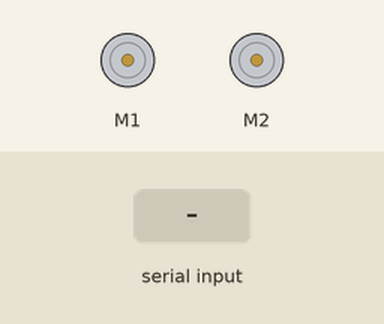
This sketch was run on a simulated Arduino Uno, built with avr-gcc and run on an emulated ATmega328P. On the bench: 2 × DC motor (green arrow = forward, orange = backward, longer = faster). Inputs (shaded band) come from the test bench.

Above: at 1.2 s.
1.3 s: "forward" received over Serial
At 1.8 s:
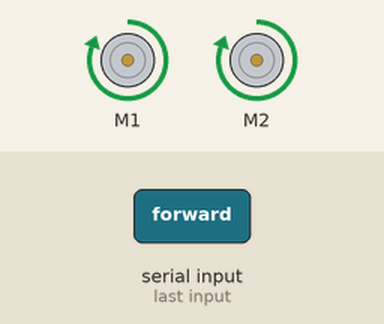
3.4 s: "backward" received over Serial
At 3.9 s:
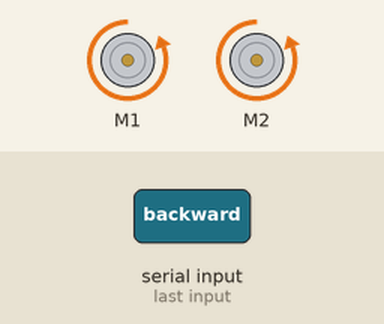
5.5 s: "right" received over Serial
At 6.0 s:
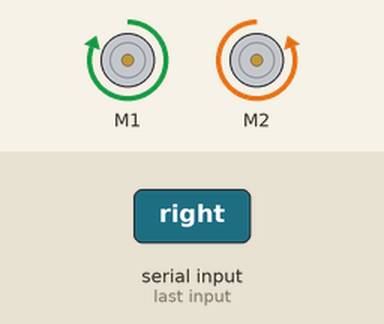
7.6 s: "left" received over Serial
At 8.1 s:
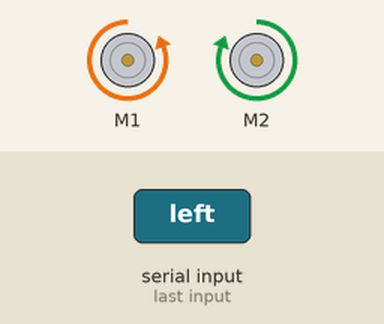
Timing chart, 0 to 10.6 s (numbered marks = the images above; inputs shaded):
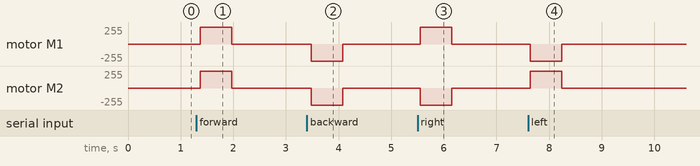

Measured:
- after the input at 1.3 s, motor M1, motor M2: stopped → forward 255/255 after 0.07 s, → stopped 0.60 s later
- after the input at 3.4 s, motor M1, motor M2: stopped → backward 255/255 after 0.08 s, → stopped 0.60 s later
- after the input at 5.5 s, motor M1: stopped → forward 255/255 after 0.05 s, → stopped 0.60 s later; motor M2: stopped → backward 255/255 after 0.05 s, → stopped 0.60 s later
- after the input at 7.6 s, motor M1: stopped → backward 255/255 at once, → stopped 0.60 s later; motor M2: stopped → forward 255/255 at once, → stopped 0.60 s later

The sketch:

voice_cr.ino
```cpp
#include <AFMotor.h>

//initial motors pin
AF_DCMotor motor2(2, MOTOR12_1KHZ);
AF_DCMotor motor1(1, MOTOR12_1KHZ);

String voice;

void setup()
{
  Serial.begin(9600);  //Set the baud rate to your Bluetooth module.
}

void loop(){
    while (Serial.available()){ //Check if there is an available byte to read
     delay(10); //Delay added to make thing stable
    char c = Serial.read(); //Conduct a serial read
    if (c == '#') {break;} //Exit the loop when the # is detected after the word
    voice += c; //Shorthand for voice = voice + c
  }
  if (voice.length() > 0){
    if(voice == "forward"){
      forward();
      }
    else if(voice == "backward"){
      backward();
      }
    else if(voice == "right") {
      right();
    }
    else if(voice == "left") {
      left();
    }
    else if(voice =="stop") {
      Stop();
    }
  voice=""; //Reset the variable after initiating
  }
}

void forward()
{
  motor1.setSpeed(255); //Define maximum velocity
  motor1.run(FORWARD); //rotate the motor clockwise
  motor2.setSpeed(255);//Define maximum velocity
  motor2.run(FORWARD); //rotate the motor clockwise
  delay(600);
  motor1.run(RELEASE);
  motor2.run(RELEASE);
}

void backward()
{
  motor1.setSpeed(255); //Define maximum velocity
  motor1.run(BACKWARD); //rotate the motor anti-clockwise
  motor2.setSpeed(255); //Define maximum velocity
  motor2.run(BACKWARD); //rotate the motor anti-clockwise
  delay(600);
  motor1.run(RELEASE);
  motor2.run(RELEASE);
}

void left()
{
  motor1.setSpeed(255); //Define maximum velocity
  motor1.run(BACKWARD); //rotate the motor anti-clockwise
  motor2.setSpeed(255); //Define maximum velocity
  motor2.run(FORWARD);  //rotate the motor clockwise
  delay(600);
  motor1.run(RELEASE);
  motor2.run(RELEASE);
}

void right()
{
  motor1.setSpeed(255); //Define maximum velocity
  motor1.run(FORWARD); //rotate the motor clockwise
  motor2.setSpeed(255); //Define maximum velocity
  motor2.run(BACKWARD); //rotate the motor anti-clockwise
  delay(600);
  motor1.run(RELEASE);
  motor2.run(RELEASE);
}

void Stop()
{
  motor1.setSpeed(0); //Define minimum velocity
  motor1.run(RELEASE); //stop the motor when release the button
  motor2.setSpeed(0); //Define minimum velocity
  motor2.run(RELEASE); //stop the motor when release the button
}
```
